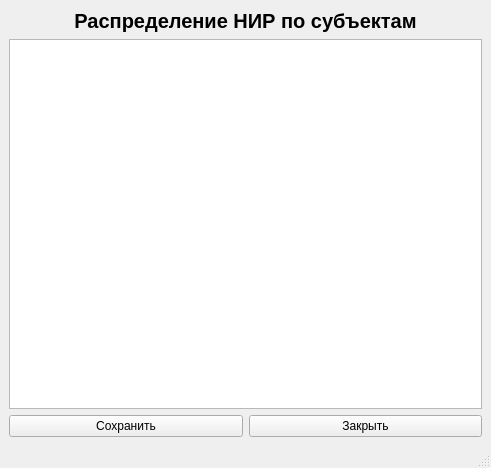
<?xml version="1.0" encoding="UTF-8"?>
<ui version="4.0">
 <class>MainWindow</class>
 <widget class="QMainWindow" name="MainWindow">
  <property name="geometry">
   <rect>
    <x>0</x>
    <y>0</y>
    <width>491</width>
    <height>468</height>
   </rect>
  </property>
  <property name="windowTitle">
   <string>MainWindow</string>
  </property>
  <widget class="QWidget" name="centralwidget">
   <layout class="QVBoxLayout" name="verticalLayout_3">
    <item>
     <layout class="QVBoxLayout" name="verticalLayout">
      <item>
       <widget class="QLabel" name="label">
        <property name="sizePolicy">
         <sizepolicy hsizetype="Preferred" vsizetype="Preferred">
          <horstretch>0</horstretch>
          <verstretch>0</verstretch>
         </sizepolicy>
        </property>
        <property name="font">
         <font>
          <pointsize>15</pointsize>
          <weight>75</weight>
          <italic>false</italic>
          <bold>true</bold>
          <underline>false</underline>
          <strikeout>false</strikeout>
          <kerning>true</kerning>
         </font>
        </property>
        <property name="tabletTracking">
         <bool>false</bool>
        </property>
        <property name="focusPolicy">
         <enum>Qt::NoFocus</enum>
        </property>
        <property name="acceptDrops">
         <bool>false</bool>
        </property>
        <property name="frameShape">
         <enum>QFrame::NoFrame</enum>
        </property>
        <property name="frameShadow">
         <enum>QFrame::Plain</enum>
        </property>
        <property name="text">
         <string>Распределение НИР по субъектам</string>
        </property>
        <property name="textFormat">
         <enum>Qt::AutoText</enum>
        </property>
        <property name="alignment">
         <set>Qt::AlignCenter</set>
        </property>
        <property name="wordWrap">
         <bool>false</bool>
        </property>
        <property name="margin">
         <number>0</number>
        </property>
       </widget>
      </item>
      <item>
       <layout class="QHBoxLayout" name="horizontalLayout_9"/>
      </item>
      <item>
       <widget class="QTableView" name="tableView">
        <property name="verticalScrollMode">
         <enum>QAbstractItemView::ScrollPerPixel</enum>
        </property>
        <property name="horizontalScrollMode">
         <enum>QAbstractItemView::ScrollPerPixel</enum>
        </property>
       </widget>
      </item>
      <item>
       <layout class="QHBoxLayout" name="horizontalLayout_8">
        <item>
         <widget class="QPushButton" name="saveBtn2">
          <property name="text">
           <string>Сохранить</string>
          </property>
         </widget>
        </item>
        <item>
         <widget class="QPushButton" name="closeBtn2">
          <property name="text">
           <string>Закрыть</string>
          </property>
         </widget>
        </item>
       </layout>
      </item>
     </layout>
    </item>
   </layout>
  </widget>
  <widget class="QMenuBar" name="menubar">
   <property name="geometry">
    <rect>
     <x>0</x>
     <y>0</y>
     <width>491</width>
     <height>21</height>
    </rect>
   </property>
  </widget>
  <widget class="QStatusBar" name="statusbar"/>
 </widget>
 <resources/>
 <connections/>
</ui>
